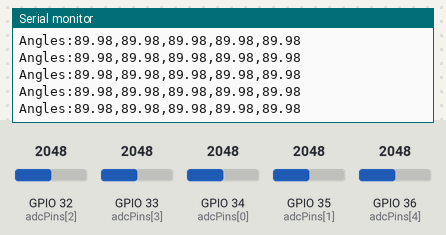
The sketch below on a simulated ESP32. Shown: the last lines printed to the serial monitor. The inputs (shaded band) are chosen by the test bench; at power-on: GPIO 32 (adcPins[2]) = 2048, GPIO 33 (adcPins[3]) = 2048, GPIO 34 (adcPins[0]) = 2048, GPIO 35 (adcPins[1]) = 2048, GPIO 36 (adcPins[4]) = 2048.

Above: at 2.2 s.
2.3 s: GPIO 32 (adcPins[2]) set to 2866
At 2.34 s:
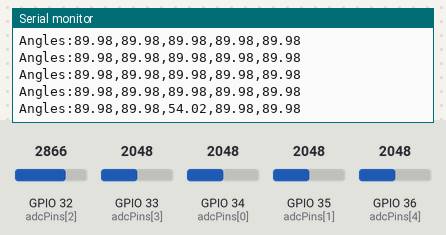
3.8 s: GPIO 33 (adcPins[3]) set to 2866
At 3.81 s:
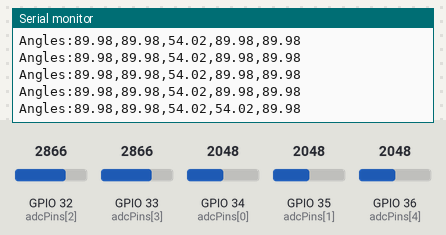
5.3 s: GPIO 34 (adcPins[0]) set to 2866
At 5.34 s:
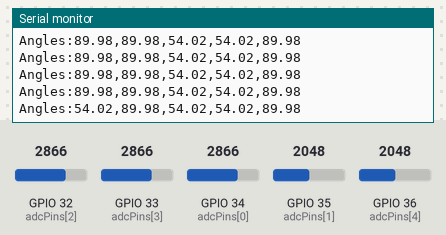
6.8 s: GPIO 35 (adcPins[1]) set to 2866
At 6.82 s:
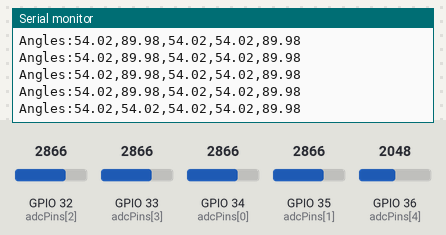
8.3 s: GPIO 36 (adcPins[4]) set to 2866
At 8.34 s:
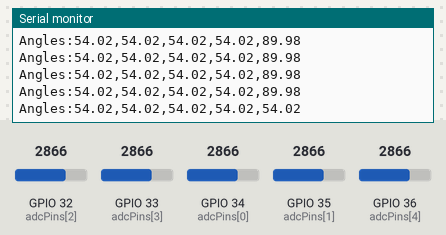
9.8 s: GPIO 32 (adcPins[2]) set to 3972
At 9.82 s:
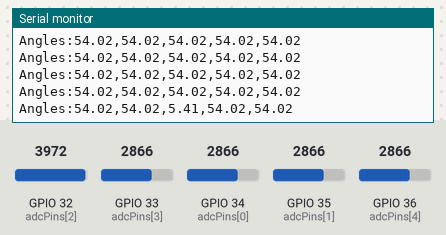
Timing chart, 0 to 12.3 s (numbered marks = the images above; inputs shaded):
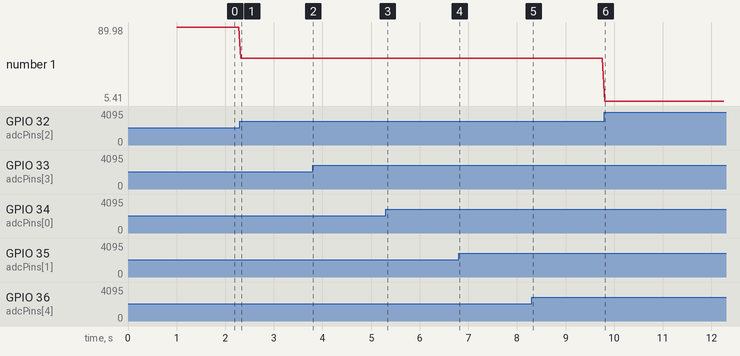

Measured:
- after the input at 2.3 s, the serial monitor: prints a new line at once (image 1)
- after the input at 3.8 s, the serial monitor: prints a new line at once (image 2)
- after the input at 5.3 s, the serial monitor: prints a new line at once (image 3)
- after the input at 6.8 s, the serial monitor: prints a new line at once (image 4)
- after the input at 8.3 s, the serial monitor: prints a new line at once (image 5)
- after the input at 9.8 s, the serial monitor: prints a new line at once (image 6)
- plotted number 1: 89.98 → 54.02 after the input at 2.3 s, 54.02 → 5.41 after the input at 9.8 s

The sketch:

ADC.ino
```cpp
// 定义ADC引脚
const int adcPins[5] = {34, 35, 32, 33, 36};  // 5个ADC输入引脚
const float maxVoltage = 3.3;  // 最大电压（平放，0度）
const float midVoltage = 1.65; // 90度对应的电压
const float angleRange = 90.0; // 最大角度范围为90度

void setup() {
  Serial.begin(115200);  // 初始化串口
  delay(1000);           // 等待串口初始化
}

// 将电压值转换为角度
float voltageToAngle(float voltage) {
  if (voltage > midVoltage) {
    // 从90度到0度范围
    return 90.0 - ((voltage - midVoltage) / (maxVoltage - midVoltage) * angleRange);
  } else {
    // 从0度到90度范围
    return (midVoltage - voltage) / midVoltage * angleRange;
  }
}

void loop() {
  float angles[5];  // 存储5个传感器的角度数据

  // 读取每个传感器的电压并转换为角度
  for (int i = 0; i < 5; i++) {
    int adcValue = analogRead(adcPins[i]);
    float voltage = (adcValue / 4095.0) * maxVoltage;
    angles[i] = voltageToAngle(voltage);
  }

  // 清空串口缓存，以确保数据实时更新
  while (Serial.available()) {
    Serial.read();
  }

  // 输出5个传感器的角度数据
  Serial.print("Angles:");
  for (int i = 0; i < 5; i++) {
    Serial.print(angles[i]);
    Serial.print(i < 4 ? "," : "\n");  // 以逗号分隔，最后一个数据换行
  }

  delay(50); // 每50ms发送一次数据
}
```
